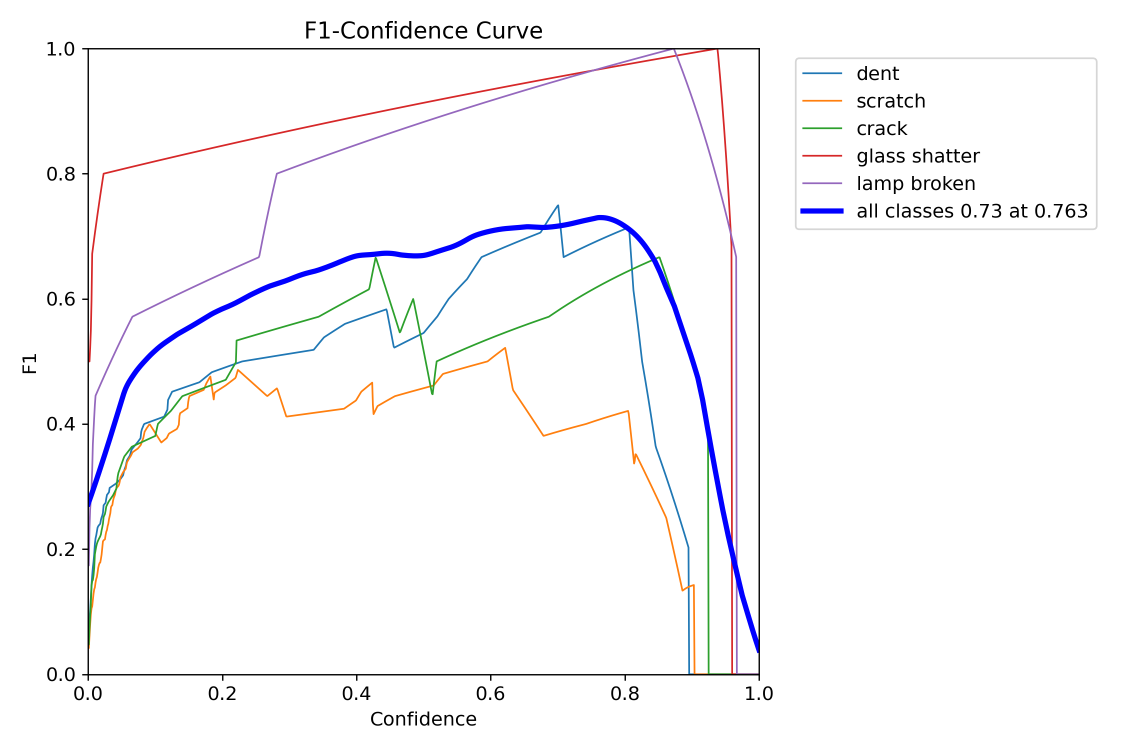
#> input picture mlruns/1/817acaca73f9479ab712950a4e834d64/artifacts/BoxF1_curve.png, 2250 x 1500 px (shown at 1/2 size)
$ python -i auto_version.py   (imports and definitions only)
#> lines starting #> are read from the running program, lines starting #| are printed output that depends on the picture
import os
import cv2
import shutil
import random
import subprocess
import numpy as np
import re
import uuid
import sys
import sqlite3
from pathlib import Path


username = sys.argv[1] if len(sys.argv) > 1 else "system"
ROOT = Path(__file__).resolve().parent.parent
sys.path.append(str(ROOT))

# [2 lines not run here, left out]

from pathlib import Path
from datetime import datetime
from backend.remove_duplicates import remove_duplicates
# ==================================================
# CONFIG
# ==================================================
BASE_DIR = Path(__file__).resolve().parent.parent  # project root

PROCESSED_DIR = BASE_DIR / "data" / "processed"
OUTPUT_IMAGES = BASE_DIR / "data" / "outputs" / "images"
OUTPUT_LABELS = BASE_DIR / "data" / "outputs" / "labels"
LOCK_FILE = "data/retrain.lock"
SUCCESS_FILE = "data/LATEST_SUCCESS"
THRESHOLD = 60
TRAIN_RATIO = 0.8

IMG_SIZE = (640, 640)

VALID_EXTENSIONS = [".jpg", ".jpeg", ".png"]

CLASSES = [
    "dent",
    "scratch",
    "crack",
    "glass shatter",
    "lamp broken",
    "tire flat"
]

# ==================================================
# COMMAND RUNNER
# ==================================================

# [32 lines left out: functions run_cmd, count_images, not called in this run]

# ==================================================
# SAFE VERSION DETECTION
# ==================================================

SUCCESS_FILE = "data/LATEST_SUCCESS"

# [14 lines left out: function get_next_version, not called in this run]

# ==================================================
# IMAGE PREPROCESSING
# ==================================================

def preprocess_image(image_path):

    img = cv2.imread(image_path)
#> img is the input picture: shape (1500, 2250, 3); mean B, G, R 249.9, 248.3, 248.7

    if img is None:
        print(f"⚠️ Corrupted image skipped: {image_path}")
        return None

    img = cv2.resize(img, (1280, 1280))
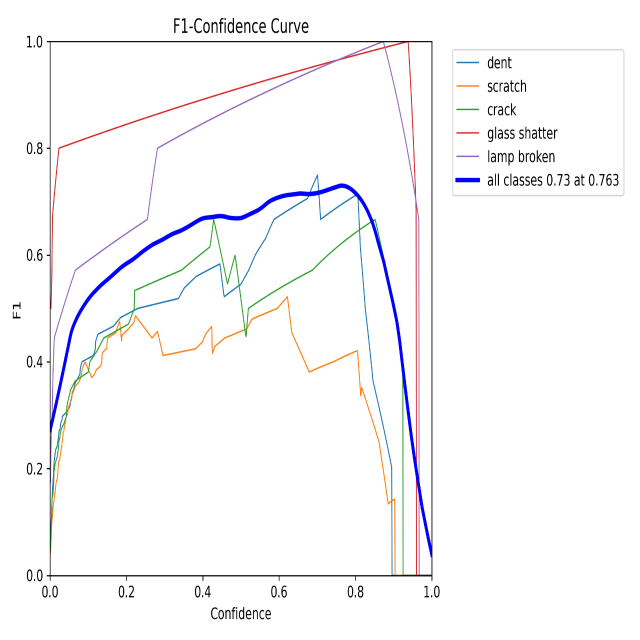
#> img: shape (1280, 1280, 3) (shown at 1/2 size); mean B, G, R 250, 248.3, 248.7

    kernel = np.array([
        [-1, -1, -1],
        [-1,  9, -1],
        [-1, -1, -1]
    ])

    img = cv2.filter2D(img, -1, kernel)
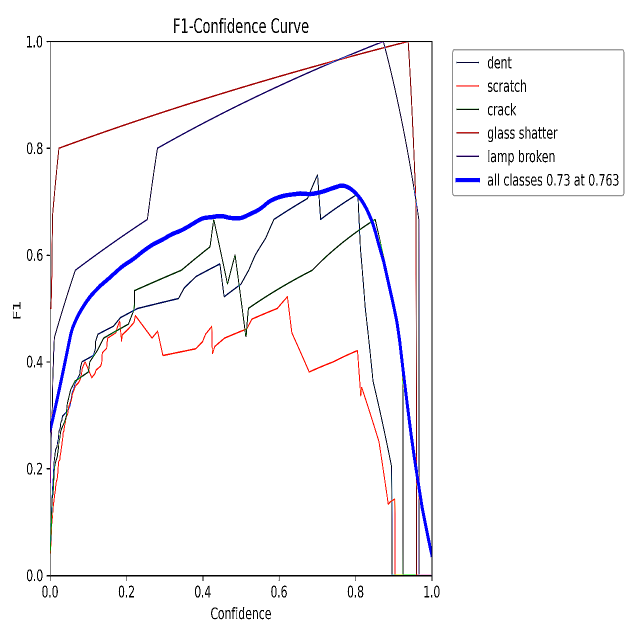
#> img: shape (1280, 1280, 3) (shown at 1/2 size); mean B, G, R 248.9, 246.9, 247.8

    img = cv2.GaussianBlur(img, (3, 3), 0)

    img = cv2.resize(img, IMG_SIZE)
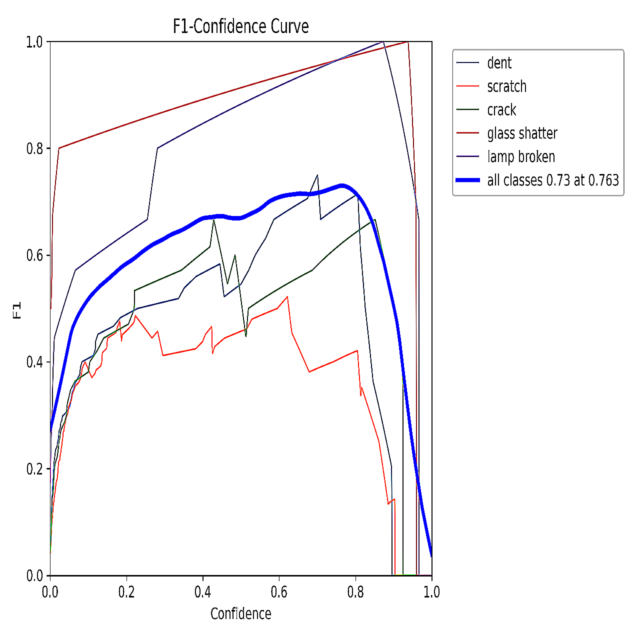
#> img: shape (640, 640, 3); mean B, G, R 248.9, 246.9, 247.9

    return img

# ==================================================
# CREATE YOLO DATASET YAML
# ==================================================
def save_success_version(version):
    with open(SUCCESS_FILE, "w") as f:
        f.write(str(version))
# [286 lines left out: functions create_dataset_yaml, create_dataset, dvc_push, clear_outputs, not called in this run]

# ==================================================
# MAIN
# ==================================================

# [52 lines not run here, left out]

>>> result = preprocess_image('../mlruns/1/817acaca73f9479ab712950a4e834d64/artifacts/BoxF1_curve.png')
